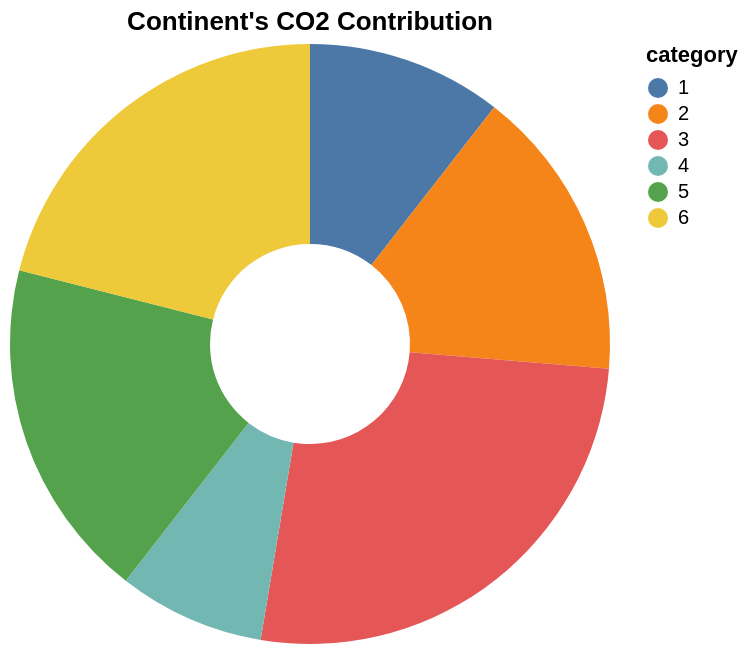

This figure's Vega-Lite source:
### Vega-Lite specification from a JSON file in a GitHub repository (floating-point values rounded to 4 significant figures)
{"$schema": "https://vega.github.io/schema/vega-lite/v5.json", "title": "Continent's CO2 Contribution", "data": {"values": [{"category": 1, "value": 4}, {"category": 2, "value": 6}, {"category": 3, "value": 10}, {"category": 4, "value": 3}, {"category": 5, "value": 7}, {"category": 6, "value": 8}]}, "mark": {"type": "arc", "innerRadius": 50}, "encoding": {"theta": {"field": "value", "type": "quantitative"}, "color": {"field": "category", "type": "nominal"}}}
